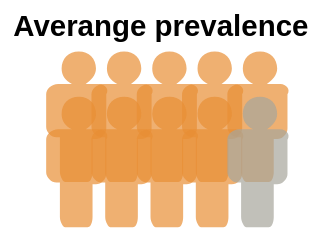

Vega-Lite specification for this chart:
### Vega-Lite specification from a JSON file in a GitHub repository (floating-point values rounded to 4 significant figures)
{"$schema": "https://vega.github.io/schema/vega-lite/v5.json", "title": {"text": "Averange prevalence"}, "config": {"view": {"stroke": ""}, "background": "transparent"}, "width": "container", "height": "container", "data": {"values": [{"id": 1, "row": 1, "highlight": "true", "description": "I am feeling good"}, {"id": 2, "row": 1, "highlight": "true", "description": "I am feeling good"}, {"id": 3, "row": 1, "highlight": "true", "description": "I am feeling good"}, {"id": 4, "row": 1, "highlight": "true", "description": "I am feeling good"}, {"id": 5, "row": 1, "highlight": "true", "description": "I am feeling good"}, {"id": 6, "row": 2, "highlight": "true", "description": "I am feeling good"}, {"id": 7, "row": 2, "highlight": "true", "description": "I am feeling good"}, {"id": 8, "row": 2, "highlight": "true", "description": "I am feeling good"}, {"id": 9, "row": 2, "highlight": "true", "description": "I am feeling good"}, {"id": 10, "row": 2, "highlight": "false", "description": "I am feeling bad"}]}, "transform": [{"calculate": "ceil(datum.id / 5)", "as": "col"}, {"calculate": "datum.id - (datum.col - 1) * 5", "as": "position"}], "mark": {"type": "point", "filled": true}, "encoding": {"x": {"field": "position", "type": "ordinal", "axis": null}, "y": {"field": "row", "type": "ordinal", "axis": null}, "shape": {"value": "M1.7 -1.7h-0.8c0.3 -0.2 0.6 -0.5 0.6 -0.9c0 -0.6 -0.4 -1 -1 -1c-0.6 0 -1 0.4 -1 1c0 0.4 0.2 0.7 0.6 0.9h-0.8c-0.4 0 -0.7 0.3 -0.7 0.6v1.9c0 0.3 0.3 0.6 0.6 0.6h0.2c0 0 0 0.1 0 0.1v1.9c0 0.3 0.2 0.6 0.3 0.6h1.3c0.2 0 0.3 -0.3 0.3 -0.6v-1.8c0 0 0 -0.1 0 -0.1h0.2c0.3 0 0.6 -0.3 0.6 -0.6v-2c0.2 -0.3 -0.1 -0.6 -0.4 -0.6z"}, "color": {"condition": {"test": "datum.highlight=='true'", "value": "rgb(233,143,54)"}, "value": "rgb(167,165,156)"}, "size": {"value": 230}, "tooltip": {"field": "description", "type": "nominal"}}}
